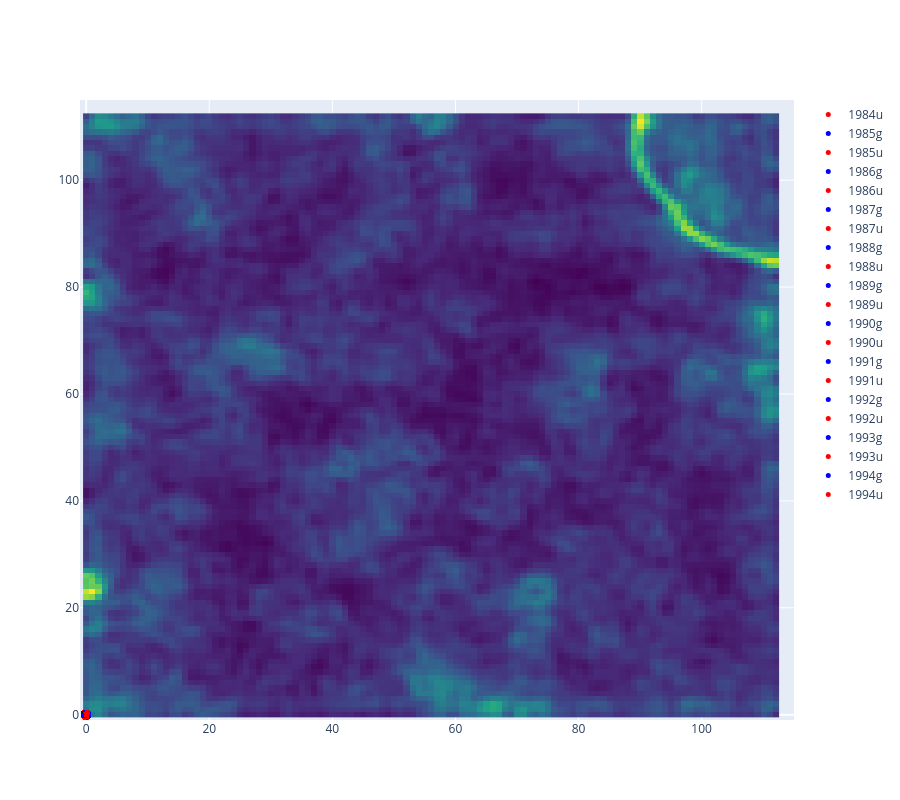

This figure's notebook cell:
### Code cell
lay=go.Layout(width=900, height=800)
fig=go.Figure(data=data, layout=lay)
#fig.savefig('SOM-BPM-PhSp-ChCorr-Crest-Genres.pdf', format='pdf',bbox_inches='tight')
fig.update_xaxes(range=[-1, 115])  # Set x-axis range
fig.update_yaxes(range=[-1, 115])  # Set y-axis range
fig.show()

### Figure 1 — Plotly figure (JSON) as saved in the notebook; plotly's stock layout.template omitted (floating-point values rounded to 4 significant figures; data arrays with more than 128 entries replaced by an {"elided": "..."} marker saying what was removed)
{"data": [{"colorscale": [[0, "#440154"], [0.1111, "#482878"], [0.2222, "#3e4989"], [0.3333, "#31688e"], [0.4444, "#26828e"], [0.5556, "#1f9e89"], [0.6667, "#35b779"], [0.7778, "#6ece58"], [0.8889, "#b5de2b"], [1, "#fde725"]], "hoverinfo": "none", "showscale": false, "type": "heatmap", "z": {"elided": "113x113 float values"}}, {"hoverinfo": "text", "marker": {"color": "red", "size": 5}, "mode": "markers", "name": "1984u", "text": ["Colonel Abrams - Music Is The Answer (1984).m4a", "Colonel Abrams - Music Is The Answer (Dub Version) (1984).m4a", "Colonel Abrams - Music Is The Answer (Groove Junkies Soul Excursion Dub Mix) (1984).m4a", "Doctor Derelict - Under Cover (Club Mix) (1984).mp3", "Imagination - Changes (Larry Levan 12'' mix) (1984).mp3", "Jesse Saunders - Funk U up (1984).mp3", "Jesse Saunders - On and On (1984).m4a", "Nayobe - Please Don't Go (Dub Version) (1984).opus", "Z-Factor feat. Jesse Saunders - Fantasy (Vocal) (1984).m4a", "Z-Factor feat. Jesse Saunders - Fast Cars (1984).m4a", "Z-Factor feat. Jesse Saunders - I Am The DJ (1984).mp3", "Z-Factor feat. Jesse Saunders - Thorns (1984).m4a"], "type": "scatter", "x": [0.1802, 0.1802, 0.1802, 0.1802, 0.1802, 0.1802, 0.1802, 0.1802, 0.1802, 0.1802, 0.1802, 0.1802], "y": [0.1656, 0.1656, 0.1656, 0.1656, 0.1656, 0.1656, 0.1656, 0.1656, 0.1656, 0.1656, 0.1656, 0.1656]}, {"hoverinfo": "text", "marker": {"color": "blue", "size": 5}, "mode": "markers", "name": "1985g", "text": ["Cowboy Temple - 17 (1985).mp3", "Mike Mareen - Here I Am (1985).m4a", "OFF - Bad News (Alternative Mix) (1985).mp3", "OFF - Bad News (Trend Mix) (1985).mp3", "Silent Circle - Touch in the night (1985).m4a", "Sitent Citcle - Touch in the night (1985).m4a"], "type": "scatter", "x": [0.07877, 0.07877, 0.07877, 0.07877, 0.07877, 0.07877], "y": [-0.03016, -0.03016, -0.03016, -0.03016, -0.03016, -0.03016]}, {"hoverinfo": "text", "marker": {"color": "red", "size": 5}, "mode": "markers", "name": "1985u", "text": ["Blaze - Yearnin' (Vocal I) (1985).mp3", "Chip E. Feat. K. Joy - Like This (House Mix) (1985).mp3", "Chip-E - Time to jack (1985).mp3", "Colonel Abrams - Trapped (1985).m4a", "Dezz 7 - Funny Love (Dance) (1985).m4a", "Dezz 7 - Funny Love (Track) (1985).m4a", "Farley 'Jackmaster' Funk - Clap'n The Pella (1985).mp3", "Farley 'Jackmaster' Funk - Jack'n The House (1985).mp3", "Farley 'Jackmaster' Funk - Jack'n The Trax (1985).mp3", "Grant - Dance (Long) (1985).opus", "J.M. Silk - Music Is The Key (House Key) (1985).opus", "J.M. Silk - Music Is The Key (Percussapella Key) (1985).m4a", "Jack Master Funk - Hey Norton (Aw Shucks) (Instrumental House Mix) (1985).mp3", "Jack Master Funk - Jack the Bass (1985).mp3", "Jamie Principle - Waiting On My Angel (Club Mix) (1985).mp3", "Jamie Principle - Waiting On My Angel (Dub Mix) (1985).mp3", "Jesse Saunders - Waiting On My Angel (Extended) (1985).mp3", "Jesse's Gang With Farley 'Funkin' Kieth - Real Love (1985).mp3", "Kenny 'Jammin' Jason - Jam Track (1985).m4a", "Model 500 - No UFO's (D-Mix) (1985).m4a", "Model 500 - Time Space Transmat (1985).mp3", "Razz Featuring Matt Warren & Ralphi Rosario - Kill Yourself Dancing (1985).m4a", "Razz Featuring Matt Warren & Ralphi Rosario - Pump It Up (1985).opus", "Razz Featuring Matt Warren & Ralphi Rosario - Razz-Matazz (1985).opus", "Razz Featuring Matt Warren & Ralphi Rosario - Say It (1985).opus", "The Browns - What's Dub (1985).m4a"], "type": "scatter", "x": [-0.1099, -0.1099, -0.1099, -0.1099, -0.1099, -0.1099, -0.1099, -0.1099, -0.1099, -0.1099, -0.1099, -0.1099, -0.1099, -0.1099, -0.1099, -0.1099, -0.1099, -0.1099, -0.1099, -0.1099, -0.1099, -0.1099, -0.1099, -0.1099, -0.1099, -0.1099], "y": [0.1146, 0.1146, 0.1146, 0.1146, 0.1146, 0.1146, 0.1146, 0.1146, 0.1146, 0.1146, 0.1146, 0.1146, 0.1146, 0.1146, 0.1146, 0.1146, 0.1146, 0.1146, 0.1146, 0.1146, 0.1146, 0.1146, 0.1146, 0.1146, 0.1146, 0.1146]}, {"hoverinfo": "text", "marker": {"color": "blue", "size": 5}, "mode": "markers", "name": "1986g", "text": ["16 Bit - Where are you (1986).m4a", "Mike Mareen - Love Spy (1986).m4a", "OFF - Electrica Salsa (Baba Baba) (1986).mp3", "OFF - Electrica Salsa (Dub Version) (1986).mp3", "The Hurricanes - Theme For The PSB, Part II (1986).opus", "Timerider - Cocoon (1986).opus"], "type": "scatter", "x": [-0.007478, -0.007478, -0.007478, -0.007478, -0.007478, -0.007478], "y": [-0.1445, -0.1445, -0.1445, -0.1445, -0.1445, -0.1445]}, {"hoverinfo": "text", "marker": {"color": "red", "size": 5}, "mode": "markers", "name": "1986u", "text": ["Adonis - No Way Back (1986).m4a", "Adonis - We're Rocking Down The House (1986).mp3", "Adonis - We're Rocking Down The House (1986).opus", "Channel One - Color dubbing (1986).mp3", "Channel One - Technicolor (1986).mp3", "Chip E - If you only Knew (1986).m4a", "Cultural Vibe - Mind Games (Club Vocal) (1986).m4a", "Dhar Braxton - Illusions (Club Version) (1986).m4a", "Dhar Braxton - Jump Back (Set Me Free) (Club Mix) (1986).mp3", "Disco-D - 122 bpm (1986).m4a", "Disco-D - 123 bpm (1986).m4a", "Disco-D - Beat It (1986).opus", "Disco-D - High Noon (1986).opus", "Duane And Co. - Hardcore Jazz (J. A. B. Traxx) (1986).m4a", "Duane And Co. - Hardcore Jazz (J. B. Traxx) (1986).mp3", "Farley 'Jackmaster' Funk & Jessie Saunders - Dub Can't Turn Around (1986).mp3", "Farley 'Jackmaster' Funk & Jessie Saunders - Love Can't Turn Around (1986).m4a", "Fingers Inc. - Bring Down The Walls (1986).opus", "Frankie Knuckles - You Can't Hide (House Beats) (1986).m4a", "Frankie Knuckles - You Can't Hide From Yourself (1986).mp3", "Fresh - Dum Dum Part Two (1986).opus", "Hercules - 7 Ways (Vocal) (1986).m4a", "J.M. Silk - I Can't Turn Around (House Mix) (1986).opus", "J.M. Silk - Let The Music Take Control (House Mix) (1986).m4a", "J.M. Silk - Let The Music Take Control (House Of Trix Mix) (1986).m4a", "J.M. Silk - Shadows of your love (House mix) (1986).m4a", "Jackmaster Dick's Revenge - Sensuous Man Goes Disco (1986).mp3", "Jackmaster Dick's Revenge - Sensuous Woman Goes Disco (1986).m4a", "Jesse's Gang Feat. Ronnie - Spies (1986).m4a", "Jungle Wonz - The Jungle (1986).m4a", "Kreem - Triangle Of Love (Dub Mix) (1986).m4a", "Kreem - Triangle Of Love (Inst) (1986).m4a", "Kreem - Triangle Of Love (Vocal) (1986).m4a", "Liz Torres Featuring Kenny 'Jammin' Jason - What You Make Me Feel (Fierce Mix) (1986).opus", "Liz Torres Featuring Kenny 'Jammin' Jason - What You Make Me Feel (Jack Track) (1986).opus", "Mario Diaz - Fusion Dance (Bonus Beats) (1986).opus", "Mario Diaz - Fusion Dance (Fusion Dance Club Mix) (1986).opus", "Marshall Jefferson - Ride The Rhythm (Remix) (1986).m4a", "Marshall Jefferson - The house music anthem (Drum your body) (1986).mp3", "Marshall Jefferson - The house music anthem (House your body) (1986).mp3", "Marshall Jefferson - The house music anthem (Move your body) (1986).mp3", "Master C & J - Dub Love (1986).opus", "Master C & J - When You Hold Me (1986).m4a", "Micky 'Mixin' Oliver - Lost Inside The Noise (Dance Mix) (1986).m4a", "Model 500 - Bang the beat (Instrumental) (1986).mp3", "Model 500 - Bang the beat (Vocal) (1986).mp3", "Model 500 - Play it cool (A different version) (1986).mp3", "Model 500 - Play it cool (Instrumental) (1986).mp3", "Model 500 - Play it cool (Vocal) (1986).mp3", "Model 500 - Testing 1-2 (1986).mp3", "Mr. Fingers - Beyond The Clouds (1986).m4a", "Mr. Fingers - Can you feel it (1986).mp3", "Mr. Fingers - Washing Machine (1986).m4a", "R.T. & The Rockmen Unlimited - (I Want To Go To) Chicago (Chicago Frequent Flyer Dub) (1986).opus", "R.T. & The Rockmen Unlimited - (I Want To Go To) Chicago (Haunted House Version 1) (1986).opus", "R.T. & The Rockmen Unlimited - (I Want To Go To) Chicago (Windy City Fire Version) (1986).m4a", "Rare Form - Freak (1986).mp3", "Reggie & The Invisible People - On The Top (1.21 Gigawatts) (1986).m4a", "Ron Hardy - Sensation (1986).mp3", "Ron Hardy - Sensation (Dub) (1986).m4a", "Ron Hardy - Sensation (Long) (1986).m4a", "Sleezy D - I've Lost Control (1986).m4a", "Sleezy D - I've Lost Control (Space Mix) (1986).m4a", "Steve 'Silk' Hurley - Jack Your Body (Original Mix) (1986).m4a", "The Elect - I'm House (1986).m4a", "The Force - It's O.K., It's O.K. (1986).mp3", "The House Master Boyz And The Rude Boy Of House - Acca House (1986).m4a", "The House Master Boyz And The Rude Boy Of House - House Nation (1986).m4a", "The House Master Boyz And The Rude Boy Of House - Track'n The House (1986).m4a", "The It - Donnie (Club Mix) (1986).opus", "The Rude Boy Farley Keith - Give Your Self To Me (1986).m4a", "Tyree feat. Chic - I Fear The Night (Subterranean Mix) (1986).m4a", "Vincent Lawrence - Virgo Tracks Again (A1) (1986).mp3", "Vincent Lawrence - Virgo Tracks Again (A1) (1986).opus", "Vincent Lawrence - Virgo Tracks Again (A2) (1986).mp3", "Vincent Lawrence - Virgo Tracks Again (A4) (1986).mp3", "Vincent Lawrence - Virgo Tracks Again (B1) (1986).m4a", "Vincent Lawrence - Virgo Tracks Again (B2) (1986).mp3", "Vincent Lawrence - Virgo Tracks Again (B4) (1986).mp3", "Vincent Lawrence - Virgo Tracks Again (B4) (1986).opus", "Virgo - Free Yourself (1986).m4a", "Virgo - R U Hot Enough (1986).m4a", "Virgo - Under You (1986).m4a", "White Knight - Never Give Up (Party Mix) (1986).m4a", "X-Ray - Let's go (1986).m4a", "XRay - Let's Go (AMix) (1986).m4a", "XRay - Let's Go (Dub Mix) (1986).m4a", "XRay - Untitled (Mayday Mix) (1986).m4a"], "type": "scatter", "x": [0.1087, 0.1087, 0.1087, 0.1087, 0.1087, 0.1087, 0.1087, 0.1087, 0.1087, 0.1087, 0.1087, 0.1087, 0.1087, 0.1087, 0.1087, 0.1087, 0.1087, 0.1087, 0.1087, 0.1087, 0.1087, 0.1087, 0.1087, 0.1087, 0.1087, 0.1087, 0.1087, 0.1087, 0.1087, 0.1087, 0.1087, 0.1087, 0.1087, 0.1087, 0.1087, 0.1087, 0.1087, 0.1087, 0.1087, 0.1087, 0.1087, 0.1087, 0.1087, 0.1087, 0.1087, 0.1087, 0.1087, 0.1087, 0.1087, 0.1087, 0.1087, 0.1087, 0.1087, 0.1087, 0.1087, 0.1087, 0.1087, 0.1087, 0.1087, 0.1087, 0.1087, 0.1087, 0.1087, 0.1087, 0.1087, 0.1087, 0.1087, 0.1087, 0.1087, 0.1087, 0.1087, 0.1087, 0.1087, 0.1087, 0.1087, 0.1087, 0.1087, 0.1087, 0.1087, 0.1087, 0.1087, 0.1087, 0.1087, 0.1087, 0.1087, 0.1087, 0.1087, 0.1087], "y": [0.2568, 0.2568, 0.2568, 0.2568, 0.2568, 0.2568, 0.2568, 0.2568, 0.2568, 0.2568, 0.2568, 0.2568, 0.2568, 0.2568, 0.2568, 0.2568, 0.2568, 0.2568, 0.2568, 0.2568, 0.2568, 0.2568, 0.2568, 0.2568, 0.2568, 0.2568, 0.2568, 0.2568, 0.2568, 0.2568, 0.2568, 0.2568, 0.2568, 0.2568, 0.2568, 0.2568, 0.2568, 0.2568, 0.2568, 0.2568, 0.2568, 0.2568, 0.2568, 0.2568, 0.2568, 0.2568, 0.2568, 0.2568, 0.2568, 0.2568, 0.2568, 0.2568, 0.2568, 0.2568, 0.2568, 0.2568, 0.2568, 0.2568, 0.2568, 0.2568, 0.2568, 0.2568, 0.2568, 0.2568, 0.2568, 0.2568, 0.2568, 0.2568, 0.2568, 0.2568, 0.2568, 0.2568, 0.2568, 0.2568, 0.2568, 0.2568, 0.2568, 0.2568, 0.2568, 0.2568, 0.2568, 0.2568, 0.2568, 0.2568, 0.2568, 0.2568, 0.2568, 0.2568]}, {"hoverinfo": "text", "marker": {"color": "blue", "size": 5}, "mode": "markers", "name": "1987g", "text": ["Avenue - Mi Amore (1987).m4a", "DAF - The Gun (Radio Edit) (1987).mp3", "J.M. Jay & Hardy - Work the housesound (1987).m4a", "Mr. M.A.X. - Hit The Beat Max! (12'' Version) (1987).m4a", "OFF - Harry... Aber Jetzt (Late Night Mix) (1987).mp3", "OFF - Harry... Aber Jetzt (Vocal) (1987).mp3", "OFF - Step By Step (Dub Mix) (1987).m4a", "OFF - Step By Step (Vocal Mix) (1987).mp3", "Rififi - Accelère Mon Amour (Dance Mix) (1987).mp3", "System X - Listen To Me (After Midnight Mix) (1987).opus", "The X-Ample - Boum Boum Chuck (The Rhythm Is Too Fast) (1987).opus", "The X-Ample - Boum Boum Chuck (The Rhythm Is Too Fast) (Dub Version) (1987).opus", "The X-Ample - Wanna Make Love To You (1987).opus", "Voyou - Germany Calling (1987).m4a", "Youyou - Houseman (1987).mp3"], "type": "scatter", "x": [-0.3126, -0.3126, -0.3126, -0.3126, -0.3126, -0.3126, -0.3126, -0.3126, -0.3126, -0.3126, -0.3126, -0.3126, -0.3126, -0.3126, -0.3126], "y": [-0.04135, -0.04135, -0.04135, -0.04135, -0.04135, -0.04135, -0.04135, -0.04135, -0.04135, -0.04135, -0.04135, -0.04135, -0.04135, -0.04135, -0.04135]}, {"hoverinfo": "text", "marker": {"color": "red", "size": 5}, "mode": "markers", "name": "1987u", "text": {"elided": "176 str values"}, "type": "scatter", "x": {"elided": "176 float values"}, "y": {"elided": "176 float values"}}, {"hoverinfo": "text", "marker": {"color": "blue", "size": 5}, "mode": "markers", "name": "1988g", "text": ["2Hard Out On Hi - One Good Nite On Hi (1988).m4a", "Dick - Exzess (Excessive mix) (1988).m4a", "Dick - Exzess (Monk mix) (1988).m4a", "Dux Dux - This Is A Sound (Acid Dance Mix) (1988).m4a", "Dux Dux - This Is A Sound (Deep House Mix) (1988).mp3", "Electribe - Talking With Myself (1988).m4a", "Friends of Mr. Cairo - The Caravan (12' Mix) (1988).m4a", "Friends Of Mr. Cairo - The Caravan (Bonus Beats) (1988).mp3", "Hyperdrama C.L.U.B. - Cosmic Radiation (1988).m4a", "It's 2 Hard - A Long Hard Dick (Long Hard Mix) (1988).m4a", "K.O. - Banane (1988).opus", "K.O. - Entzückend (1988).m4a", "Nouri - Shanghai (1988).opus", "OFF - Be My Dream (Remix) (1988).m4a", "OFF - Electrica Salsa (PWL-Remix) (1988).mp3", "OFF - Everybody Shake (12' Mix) (1988).mp3", "OFF - Everybody Shake (Radical Beats) (1988).mp3", "OFF - Time Operator (Real Time Mix) (1988).mp3", "Out Of The Ordinary - The Dream (Get Into Magic Mix) (1988).opus", "Out Of The Ordinary - The Dream (Ximmix - Radio Edit) (1988).opus", "Rififi - Acid Gaga (1988).mp3", "Rififi - Dr. Acid And Mr. House (Blue Movie Mix) (1988).mp3", "Rififi - Dr. Acid And Mr. House (No Drugs Mix) (1988).m4a", "Rififi - Dr. Acid And Mr. House (Radio Edit) (1988).mp3", "Sydney Fresh - Party-Rap (1988).opus", "Sydney Fresh - Party-Rap (Instrumental) (1988).opus", "The B.h.H With Ardath Bey - Bulgarian Hip Hop (Bulgarian Trance Mix) (1988).m4a", "The B.h.H with Ardath Bey - Bulgarian Hip Hop (Westbam-Mix) (1988).mp3", "The Soundstealers - Steal It An' Deal It (The Sahara Dance Mix) (1988).m4a", "The X-Ample - Never Let The Music Stop (Chuck The House Mix) (1988).opus", "The X-Ample - Never Let The Music Stop (The Boum Boum Chuck Adventure Mix 88) (1988).m4a", "Voyou - Radio Bostich (Dance Hall Mix) (1988).m4a", "Voyou - Radio Bostich (Tune In Mix) (1988).m4a", "WestBam &  The Very Kenny - Music (1988).m4a", "WestBam - A Long Hard Dick (1988).m4a", "WestBam - Der Verfall (1988).m4a", "WestBam - Disco Deutschland (Bomb The House Mix) (1988).m4a", "WestBam - Disco Deutschland (Unofficial Record Art) (1988).mp3", "WestBam - Do It In The Mix (Edit) (1988).m4a", "WestBam - Live At Leningrad (Starring Pop Mekanik) (1988).m4a", "WestBam - Make It Happen (1988).mp3", "WestBam - Monkey say monkey do (1988).m4a", "WestBam - More (Instrumental) (1988).mp3", "WestBam - Music (II) (Instrumental) (1988).mp3", "WestBam - Music (Starring The Very Kenny) (1988).m4a", "WestBam - One Friday Morning (Instrumental) (1988).mp3", "WestBam - Painted World (1988).mp3", "WestBam - So Ist Deutschland (Wagner Mix) (1988).mp3", "WestBam - Theme Of Mr. Hong (Instrumental) (1988).mp3", "WestBam - Why She Left Me ... (1988).mp3", "WestBam - Zu Schlapp (1988).m4a"], "type": "scatter", "x": [0.1956, 0.1956, 0.1956, 0.1956, 0.1956, 0.1956, 0.1956, 0.1956, 0.1956, 0.1956, 0.1956, 0.1956, 0.1956, 0.1956, 0.1956, 0.1956, 0.1956, 0.1956, 0.1956, 0.1956, 0.1956, 0.1956, 0.1956, 0.1956, 0.1956, 0.1956, 0.1956, 0.1956, 0.1956, 0.1956, 0.1956, 0.1956, 0.1956, 0.1956, 0.1956, 0.1956, 0.1956, 0.1956, 0.1956, 0.1956, 0.1956, 0.1956, 0.1956, 0.1956, 0.1956, 0.1956, 0.1956, 0.1956, 0.1956, 0.1956, 0.1956], "y": [-0.3941, -0.3941, -0.3941, -0.3941, -0.3941, -0.3941, -0.3941, -0.3941, -0.3941, -0.3941, -0.3941, -0.3941, -0.3941, -0.3941, -0.3941, -0.3941, -0.3941, -0.3941, -0.3941, -0.3941, -0.3941, -0.3941, -0.3941, -0.3941, -0.3941, -0.3941, -0.3941, -0.3941, -0.3941, -0.3941, -0.3941, -0.3941, -0.3941, -0.3941, -0.3941, -0.3941, -0.3941, -0.3941, -0.3941, -0.3941, -0.3941, -0.3941, -0.3941, -0.3941, -0.3941, -0.3941, -0.3941, -0.3941, -0.3941, -0.3941, -0.3941]}, {"hoverinfo": "text", "marker": {"color": "red", "size": 5}, "mode": "markers", "name": "1988u", "text": {"elided": "292 str values"}, "type": "scatter", "x": {"elided": "292 float values"}, "y": {"elided": "292 float values"}}, {"hoverinfo": "text", "marker": {"color": "blue", "size": 5}, "mode": "markers", "name": "1989g", "text": ["2 German Latinos - Gigolo Gigolette (Delkom Dance Mix) (1989).mp3", "Abfahrt - Alone (It's Me) (Alley Cat Edit) (1989).m4a", "Abfahrt - Alone (It's Me) (Breathless) (1989).opus", "Alien Nation - House In The Desert (Sheik It Up Mix) (1989).mp3", "Bad Boys Blue - Hungry For Love (Hot-House Sex Mix) (1989).opus", "Beat Synthicate - The Real Estate (Low Budget Mix) (1989).m4a", "Blind Vision - Bestialic Beat (1989).m4a", "Blind Vision - Tanz Den Teufel (Dance The Devil) (1989).m4a", "C. C. Catch - Baby I Need Your Love (1989).m4a", "C. C. Catch - Feels Like Heaven (1989).m4a", "C. C. Catch - Midnight Hour (7' Dub Version) (1989).opus", "C. C. Catch - Nothing's Gonna Change Our Love (1989).opus", "Culture Beat Feat. Jo Van Nelsen  - Der Erdbeermund (Get Into Magic Mix) (1989).mp3", "Culture Beat Feat. Jo Van Nelsen  - Der Erdbeermund (Instrumental Magic) (1989).mp3", "Deskee - Let There Be House (Dub) (1989).m4a", "Deskee - Let There Be House (WestBam mix) (1989).m4a", "Dunk - Body Control (Out Of Control Dub) (1989).opus", "Dunk - Body Control (Out Of Control Mix) (1989).m4a", "Dux Dux - Yes, You Got Her Keep On Pushing Harder (War On The Dancefloor Mix) (1989).mp3", "Dux Dux feat. Nikki Carter - Yes, You Got Her Keep On Pushing Harder (Rap House Mix) (1989).m4a", "Electribe - Lipstick On My Lover (1989).m4a", "First Patrol - Nightmare (Extended Dream) (1989).m4a", "First Patrol - Nightmare (Freddie's Mix) (1989).m4a", "Fischerman's Friend - Dogpolice (1989).m4a", "Fischerman's Friend - Don't Panic (1989).m4a", "Fischerman's Friend - F.I.R.E. (1989).opus", "Fischerman's Friend - Let's panic (1989).m4a", "Fischerman's Friend - Let's Panic (Hypno Style) (1989).m4a", "Fischerman's Friend - Listen To The Teutonic Poke (1989).m4a", "Fischerman's Friend - Money $ (1989).opus", "Fischerman's Friend - Money $ (Orbital Club Mix) (1989).m4a", "Fischerman's Friend - O'locco (1989).m4a", "Fischerman's Friend - Teutonic Beats (Teutonic Fly Version) (1989).m4a", "Fischerman's Friend - The Visit (1989).m4a", "Fischerman's Friend - Theme From Fischerman's Friend (1989).m4a", "Force Legato - System (v.2.0.) (1989).opus", "Honesty 69 - A Kiss In Paradise (1989).mp3", "Honesty 69 - French Kiss (Hot Radio Version) (1989).mp3", "Honesty 69 - French Kiss (Triple M Cut) (1989).m4a", "Honesty 69 - Rich In Paradise (French Mix) (1989).m4a", "J.A.M. - Jammusic (As Jam Goes By MIx) (1989).m4a", "Kid Paul & The Weird Club feat. Hitman - Acid in My House (Mambo D.J. Mix) (1989).m4a", "Kid Paul & The Weird Club feat. Hitman - Acid In My House (Radio edit) (1989).m4a", "Klangwerk - Klangwerk (1989).opus", "Klangwerk - Wollt Ihr (1989).m4a", "Kochkunst - Das Omelett (Pol Boküs Mix) (1989).m4a", "Komtur - Hans Von Stoffeln (Mein Schloss Ist Fertig) (1989).m4a", "Komtur - Hundert Buchen (1989).mp3", "Komtur - Mein Schloss Ist Fertig (Dub) (1989).mp3", "M.C. Sar & Real McCoy - Get Funky (B-Side Mix) (1989).m4a", "M.C. Sar & Real McCoy - Pump Up The Jam (Jam-Jam Quick House Version) (1989).m4a", "Master Program - Central Europe (2nd Body) (1989).opus", "Master Program - Central Europe (Body Mix) (1989).opus", "Mescalinum United - Cold As Ice (1989).mp3", "Mescalinum United - Into Mekong Center (1989).m4a", "Mescalinum United - Lost Zones (1989).m4a", "Mike Mareen - Right Into My Heart (Dub Version) (1989).opus", "Mike Mareen - Right Into My Heart (Inner-Town-Deep-Houzz-Mix) (1989).opus", "Milli Vanili - Baby Don't Forget My Number (12' Subway Mix Edit) (1989).m4a", "Mr. Matey - Acid Party (Aciied Groove Mix) (1989).m4a", "Mr. Matey - Acid Party (Club Dub Mix) (1989).m4a", "Mr. Matey - X.T.C. (Sulphuric Mix) (1989).m4a", "Mysterious Art - Carma (Omen 2) (1989).m4a", "New Century - Break Down The Wall (Free Elections Mix) (1989).m4a", "New Scene - El Mach Hall (The Never Should Be The AA-Side Mix) (1989).mp3", "New Scene - Out Of Control (The Belgium Mix) (1989).m4a", "Noise Control - My Fight (Control Mix) (1989).opus", "Noise Control - My Fight (Noise Mix) (1989).m4a", "Noise Control - Operation S.B. (Clock Mix 1) (1989).opus", "Noise Control - Operation S.B. (Clock Mix 2) (1989).m4a", "OFF - Hip Hop Reggae (Omen Mix) (1989).m4a", "OFF - Hip Hop Reggae (Sax Mix) (1989).m4a", "OFF - La Casa Latina (1989).m4a", "OFF - La Casa Latina (Grande Fiesta Mix) (1989).mp3", "OFF - New Style (Not Yet Mixed Mix) (1989).mp3", "Out Of The Ordinary - Play It Again ('Why Don't You Try This Side' Mix) (1989).opus", "Out Of The Ordinary - Play It Again (The Los Ninos Mix) (1989).opus", "Razzamatazz - Jerk The Party (Culture Mix) (1989).m4a", "Razzamatazz - Two Time Boy (Caracho Mix) (1989).m4a", "Razzamatazz - Two Time Boy (Radio Time) (1989).mp3", "Rififi - Shaft '89 (1989).m4a", "Sandra - We'll Be Together ('89 Remix) (1989).m4a", "Scope - Die Zukunft (1989).m4a", "Scope - Mind of time (Timeless mix) (1989).m4a", "Snap! - Ooops Up (Other Mix) (1989).mp3", "Snap! - Ooops Up (Vocal Version) (1989).m4a", "Snap! - The Power (1989).m4a", "Snap! - The Power (Dub) (1989).mp3", "Snap! - Uf Ah! (Ooop Up) (1989).m4a", "Sydney Fresh - I've Got A Feeling (1989).m4a", "Sydney Fresh - The Party Just Began (1989).m4a", "Sydney Fresh - The Party Just Began (The Party Mix) (1989).m4a", "Technoid - Technoid (Hypersonic Dub) (1989).opus", "Technoid - Technoid (Sonic Mix) (1989).opus", "The Beat Pirate - Are You On 1 Matey (1989).m4a", "The Beat Pirate - Good Times (Free yourself) (1989).m4a", "The Beat Pirate feat. MC B. -  A Guy Called Bat (1989).m4a", "The Soundstealers - It's Time For House (D.J's Club Mix) (1989).m4a", "Ths Soundstealers - It's Time For House (J.B.'s Jailhouse Mix) (1989).m4a", "Ths Soundstealers - It's Time For House (J.B.'s Party Mix) (1989).m4a", "Umo Detic - Fahrenheit (1989).opus", "Voyou - The Ten Commandments (Chapter 1) (1989).mp3", "WestBam - ... And Party (1989).mp3", "WestBam - Bring That Beat Back (1989).m4a", "WestBam - Cold Stomper (1989).m4a", "WestBam - Cold Train (1989).mp3", "WestBam - Cold Train (Railway - Dub) (1989).m4a", "WestBam - Go East Bam (1989).m4a", "WestBam - Hangover In Hamburg (1989).m4a", "WestBam - Hold Me Back (1989).m4a", "WestBam - It's Over (1989).m4a", "WestBam - Monkey Town (1989).m4a", "WestBam - Saxophone (1989).m4a", "WestBam - Sentimental Scratching (1989).m4a", "WestBam - The Cabinet Of Dr. Weststein (1989).mp3", "Westbam - The Roof Is On Fire (1989).mp3", "WestBam - The Wall (1989).m4a", "WestBam - Voices Of Excess (1989).mp3", "WestBam feat. Rhythum Asyllum - Cold Train (1989).m4a", "Ziggy Pee - Radio Acid (Club Version) (1989).opus"], "type": "scatter", "x": [0.2697, 0.2697, 0.2697, 0.2697, 0.2697, 0.2697, 0.2697, 0.2697, 0.2697, 0.2697, 0.2697, 0.2697, 0.2697, 0.2697, 0.2697, 0.2697, 0.2697, 0.2697, 0.2697, 0.2697, 0.2697, 0.2697, 0.2697, 0.2697, 0.2697, 0.2697, 0.2697, 0.2697, 0.2697, 0.2697, 0.2697, 0.2697, 0.2697, 0.2697, 0.2697, 0.2697, 0.2697, 0.2697, 0.2697, 0.2697, 0.2697, 0.2697, 0.2697, 0.2697, 0.2697, 0.2697, 0.2697, 0.2697, 0.2697, 0.2697, 0.2697, 0.2697, 0.2697, 0.2697, 0.2697, 0.2697, 0.2697, 0.2697, 0.2697, 0.2697, 0.2697, 0.2697, 0.2697, 0.2697, 0.2697, 0.2697, 0.2697, 0.2697, 0.2697, 0.2697, 0.2697, 0.2697, 0.2697, 0.2697, 0.2697, 0.2697, 0.2697, 0.2697, 0.2697, 0.2697, 0.2697, 0.2697, 0.2697, 0.2697, 0.2697, 0.2697, 0.2697, 0.2697, 0.2697, 0.2697, 0.2697, 0.2697, 0.2697, 0.2697, 0.2697, 0.2697, 0.2697, 0.2697, 0.2697, 0.2697, 0.2697, 0.2697, 0.2697, 0.2697, 0.2697, 0.2697, 0.2697, 0.2697, 0.2697, 0.2697, 0.2697, 0.2697, 0.2697, 0.2697, 0.2697, 0.2697, 0.2697, 0.2697, 0.2697, 0.2697], "y": [-0.2041, -0.2041, -0.2041, -0.2041, -0.2041, -0.2041, -0.2041, -0.2041, -0.2041, -0.2041, -0.2041, -0.2041, -0.2041, -0.2041, -0.2041, -0.2041, -0.2041, -0.2041, -0.2041, -0.2041, -0.2041, -0.2041, -0.2041, -0.2041, -0.2041, -0.2041, -0.2041, -0.2041, -0.2041, -0.2041, -0.2041, -0.2041, -0.2041, -0.2041, -0.2041, -0.2041, -0.2041, -0.2041, -0.2041, -0.2041, -0.2041, -0.2041, -0.2041, -0.2041, -0.2041, -0.2041, -0.2041, -0.2041, -0.2041, -0.2041, -0.2041, -0.2041, -0.2041, -0.2041, -0.2041, -0.2041, -0.2041, -0.2041, -0.2041, -0.2041, -0.2041, -0.2041, -0.2041, -0.2041, -0.2041, -0.2041, -0.2041, -0.2041, -0.2041, -0.2041, -0.2041, -0.2041, -0.2041, -0.2041, -0.2041, -0.2041, -0.2041, -0.2041, -0.2041, -0.2041, -0.2041, -0.2041, -0.2041, -0.2041, -0.2041, -0.2041, -0.2041, -0.2041, -0.2041, -0.2041, -0.2041, -0.2041, -0.2041, -0.2041, -0.2041, -0.2041, -0.2041, -0.2041, -0.2041, -0.2041, -0.2041, -0.2041, -0.2041, -0.2041, -0.2041, -0.2041, -0.2041, -0.2041, -0.2041, -0.2041, -0.2041, -0.2041, -0.2041, -0.2041, -0.2041, -0.2041, -0.2041, -0.2041, -0.2041, -0.2041]}, {"hoverinfo": "text", "marker": {"color": "red", "size": 5}, "mode": "markers", "name": "1989u", "text": {"elided": "298 str values"}, "type": "scatter", "x": {"elided": "298 float values"}, "y": {"elided": "298 float values"}}, {"hoverinfo": "text", "marker": {"color": "blue", "size": 5}, "mode": "markers", "name": "1990g", "text": {"elided": "193 str values"}, "type": "scatter", "x": {"elided": "193 float values"}, "y": {"elided": "193 float values"}}, {"hoverinfo": "text", "marker": {"color": "red", "size": 5}, "mode": "markers", "name": "1990u", "text": {"elided": "437 str values"}, "type": "scatter", "x": {"elided": "437 float values"}, "y": {"elided": "437 float values"}}, {"hoverinfo": "text", "marker": {"color": "blue", "size": 5}, "mode": "markers", "name": "1991g", "text": {"elided": "424 str values"}, "type": "scatter", "x": {"elided": "424 float values"}, "y": {"elided": "424 float values"}}, {"hoverinfo": "text", "marker": {"color": "red", "size": 5}, "mode": "markers", "name": "1991u", "text": {"elided": "551 str values"}, "type": "scatter", "x": {"elided": "551 float values"}, "y": {"elided": "551 float values"}}, {"hoverinfo": "text", "marker": {"color": "blue", "size": 5}, "mode": "markers", "name": "1992g", "text": {"elided": "828 str values"}, "type": "scatter", "x": {"elided": "828 float values"}, "y": {"elided": "828 float values"}}, {"hoverinfo": "text", "marker": {"color": "red", "size": 5}, "mode": "markers", "name": "1992u", "text": {"elided": "886 str values"}, "type": "scatter", "x": {"elided": "886 float values"}, "y": {"elided": "886 float values"}}, {"hoverinfo": "text", "marker": {"color": "blue", "size": 5}, "mode": "markers", "name": "1993g", "text": {"elided": "1161 str values"}, "type": "scatter", "x": {"elided": "1161 float values"}, "y": {"elided": "1161 float values"}}, {"hoverinfo": "text", "marker": {"color": "red", "size": 5}, "mode": "markers", "name": "1993u", "text": {"elided": "682 str values"}, "type": "scatter", "x": {"elided": "682 float values"}, "y": {"elided": "682 float values"}}, {"hoverinfo": "text", "marker": {"color": "blue", "size": 5}, "mode": "markers", "name": "1994g", "text": {"elided": "1717 str values"}, "type": "scatter", "x": {"elided": "1717 float values"}, "y": {"elided": "1717 float values"}}, {"hoverinfo": "text", "marker": {"color": "red", "size": 5}, "mode": "markers", "name": "1994u", "text": {"elided": "803 str values"}, "type": "scatter", "x": {"elided": "803 float values"}, "y": {"elided": "803 float values"}}], "layout": {"height": 800, "width": 900, "xaxis": {"range": [-1, 115]}, "yaxis": {"range": [-1, 115]}}}
